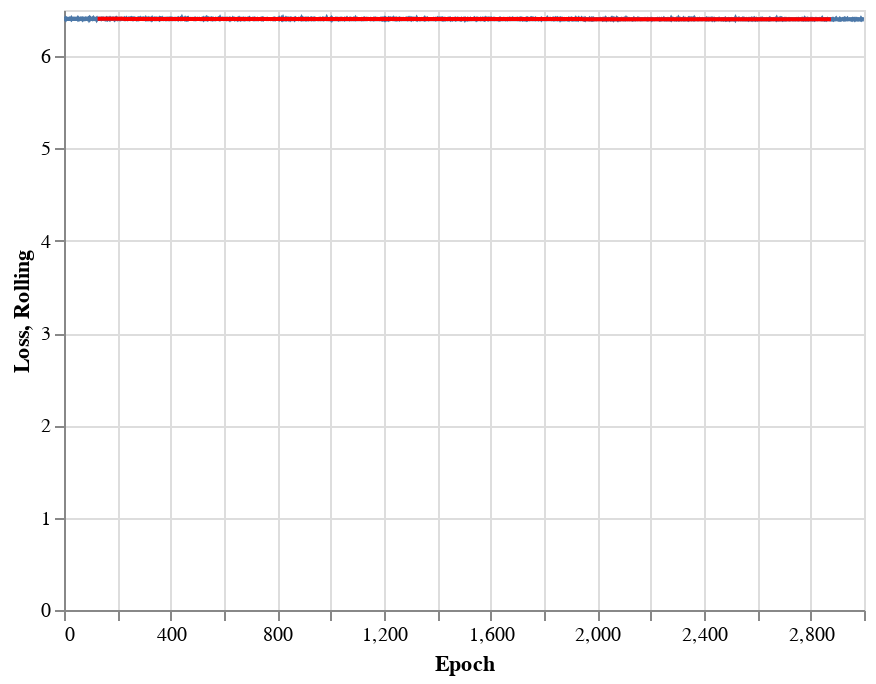

Notebook source saved alongside this figure:
### Code cell
import pandas as pd
import altair as alt
#May make notebook large
alt.data_transformers.enable('default', max_rows=None)

df = pd.DataFrame({'Epoch':epochs,'Loss':losses})

df['Rolling'] = df['Loss'].rolling(250, center=True).mean()

orig = alt.Chart(df).mark_line().encode(
    x='Epoch',
    y='Loss',
).interactive()

mean = alt.Chart(df).mark_line(color='red').encode(
    x='Epoch',
    y='Rolling',
).interactive()

orig + mean

### Figure 1 — Vega-Lite specification as saved in the notebook (floating-point values rounded to 4 significant figures; data arrays with more than 128 entries replaced by an {"elided": "..."} marker saying what was removed)
{"config": {"view": {"continuousWidth": 400, "continuousHeight": 300}}, "layer": [{"mark": "line", "encoding": {"x": {"field": "Epoch", "type": "quantitative"}, "y": {"field": "Loss", "type": "quantitative"}}, "selection": {"selector001": {"type": "interval", "bind": "scales", "encodings": ["x", "y"]}}}, {"mark": {"type": "line", "color": "red"}, "encoding": {"x": {"field": "Epoch", "type": "quantitative"}, "y": {"field": "Rolling", "type": "quantitative"}}, "selection": {"selector002": {"type": "interval", "bind": "scales", "encodings": ["x", "y"]}}}], "data": {"name": "data-d85d25d0e392ac51fb451981e20c06d2"}, "$schema": "https://vega.github.io/schema/vega-lite/v4.17.0.json", "datasets": {"data-d85d25d0e392ac51fb451981e20c06d2": {"elided": "3000 records"}}}
